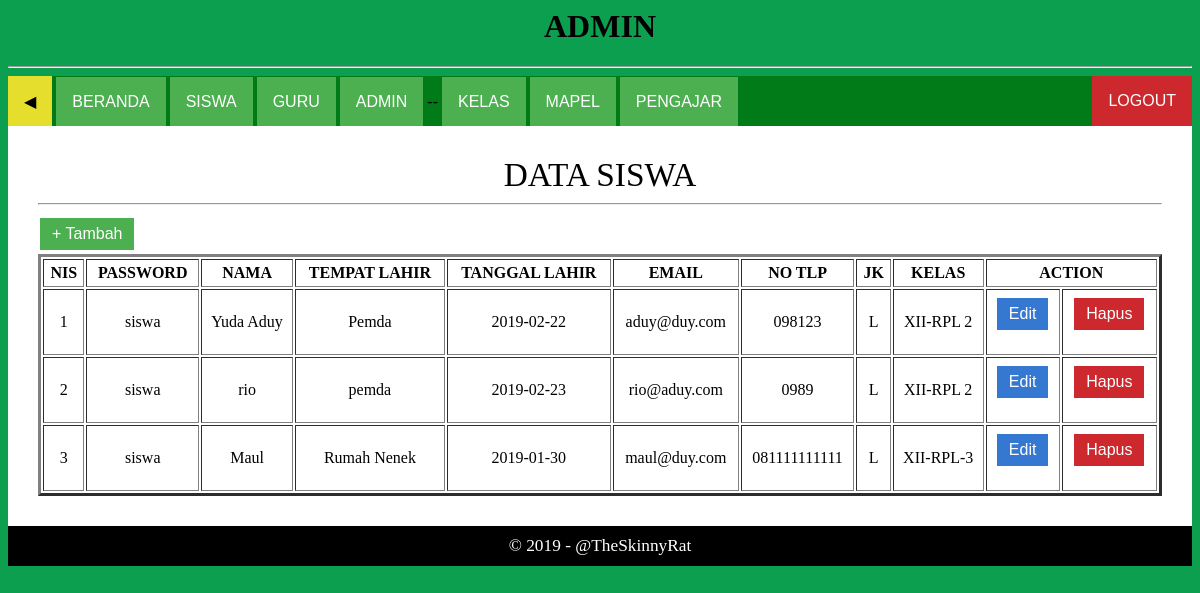
Page /page/admin/siswa.php (signed in) on the committed database.
### tables this page shows
CREATE TABLE `tbl_siswa` (
  `nis` int(11) NOT NULL,
  `password` varchar(1000) NOT NULL,
  `nama` varchar(50) NOT NULL,
  `tempat_lahir` varchar(20) NOT NULL,
  `tanggal_lahir` date NOT NULL,
  `email` varchar(50) NOT NULL,
  `no_tlp` varchar(15) NOT NULL,
  `jenis_kelamin` enum('L','P') NOT NULL,
  `id_kelas` int(11) NOT NULL
);

CREATE TABLE `tbl_kelas` (
  `id_kelas` int(11) NOT NULL,
  `kelas` varchar(30) NOT NULL
);

### page/admin/siswa.php (the view, shortened to what this page needs)
<?php session_start();
if($_SESSION && $_SESSION['login'] == 'admin'){ ?>
<?php require_once('assets/header.php'); ?>
<?php
$query = mysql_query("SELECT * from tbl_siswa LEFT JOIN tbl_kelas ON tbl_siswa.id_kelas=tbl_kelas.id_kelas ");
?>
<div class="content">
	<div class="font">
		<div style="font-size: 25pt;">
			<center>DATA SISWA</center>
		</div><hr>
		<a href="siswa_form.php"><button class="button button1">+ Tambah</button></a>
		<table style="text-align: center;" border="3" cellpadding="4" width="100%" height="auto">
			<tr>
				<th>NIS</th>
				<th>PASSWORD</th>
				<th>NAMA</th>
				<th>TEMPAT LAHIR</th>
				<th>TANGGAL LAHIR</th>
				<th>EMAIL</th>
				<th>NO TLP</th>
				<th>JK</th>
				<th>KELAS</th>
				<th colspan="2">ACTION</th>
			</tr>
			<?php
while ($data = mysql_fetch_assoc($query)) {
?>
			<tr>
				<td>
					<?php echo $data['nis'];  ?>
				</td>
				<td>
					<?php echo $data['password'];  ?>
				</td>
				<td>
					<?php echo $data['nama'];  ?>
				</td>
				<td>
					<?php echo $data['tempat_lahir']; ?>
				</td>
				<td>
					<?php echo $data['tanggal_lahir']; ?>
				</td>
				<td>
					<?php echo $data['email']; ?>
				</td>
				<td>
					<?php echo $data['no_tlp']; ?>
				</td>
				<td>
					<?php echo $data['jenis_kelamin']; ?>
				</td>
				<td>
					<?php echo $data['kelas']; ?>
				</td>
				<td>
					<form action="siswa_form.php" method="post">
						<input type="submit" name="edit" class="button button-info" value="Edit">
					</form>
				</td>
				<td>
					<form action="action/siswa_act.php" method="post">
						<input type="submit" name="hapus" class="button button-danger" value="Hapus">
					</form>
				</td>
			</tr>
			<?php
}
?>
		</table>
	</div>
</div>
<?php require_once('assets/footer.php'); ?>
<?php }else{ ?>
<script language="javascript">
	document.location = '../../index.php'
</script>
<?php } ?>

### page/admin/assets/css/main.css (style rules this page uses)
.button { background-color: #4CAF50; border: none; color: white; padding: 5px 10px; text-align: center; text-decoration: none; display: inline-block; font-size: 16px; margin: 4px 2px; -webkit-transition-duration: 0.8s; transition-duration: 0.8s; cursor: pointer; }
.button1 { background-color: #4CAF50; color: white; border: 2px solid #4CAF50; }
.button-danger { background-color: #cc282d; color: white; border: 2px solid #cc282d; }
.button-info { background-color: #3578d2; color: white; border: 2px solid #3578d2; }
.content { background: white; float: left; align-content: center; width: 100%; height: auto; }
.content .font { padding: 20px; }
.font { margin: 10px; font: 13pt 'trebuchet ms'; }

### rows in the picture
tbl_siswa: nis "1", password "siswa", nama "Yuda Aduy", tempat_lahir "Pemda", tanggal_lahir "2019-02-22", email "aduy@duy.com", no_tlp "098123", jenis_kelamin "L", id_kelas.kelas "XII-RPL 2"
tbl_siswa: nis "2", password "siswa", nama "rio", tempat_lahir "pemda", tanggal_lahir "2019-02-23", email "rio@aduy.com", no_tlp "0989", jenis_kelamin "L", id_kelas.kelas "XII-RPL 2"
tbl_siswa: nis "3", password "siswa", nama "Maul", tempat_lahir "Rumah Nenek", tanggal_lahir "2019-01-30", email "maul@duy.com", no_tlp "081111111111", jenis_kelamin "L", id_kelas.kelas "XII-RPL-3"
